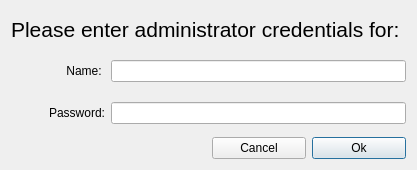
<?xml version="1.0" encoding="UTF-8"?>
<ui version="4.0">
 <class>AdministratorCredentials</class>
 <widget class="QDialog" name="AdministratorCredentials">
  <property name="geometry">
   <rect>
    <x>0</x>
    <y>0</y>
    <width>366</width>
    <height>170</height>
   </rect>
  </property>
  <property name="windowTitle">
   <string>Administrator Credentials Required</string>
  </property>
  <layout class="QGridLayout" name="gridLayout">
   <item row="0" column="0" colspan="4">
    <widget class="QLabel" name="label">
     <property name="sizePolicy">
      <sizepolicy hsizetype="Preferred" vsizetype="Preferred">
       <horstretch>0</horstretch>
       <verstretch>1</verstretch>
      </sizepolicy>
     </property>
     <property name="font">
      <font>
       <pointsize>16</pointsize>
      </font>
     </property>
     <property name="text">
      <string>Please enter administrator credentials for: </string>
     </property>
    </widget>
   </item>
   <item row="1" column="0">
    <widget class="QLabel" name="label_2">
     <property name="sizePolicy">
      <sizepolicy hsizetype="Preferred" vsizetype="MinimumExpanding">
       <horstretch>0</horstretch>
       <verstretch>1</verstretch>
      </sizepolicy>
     </property>
     <property name="text">
      <string>Name: </string>
     </property>
     <property name="alignment">
      <set>Qt::AlignRight|Qt::AlignTrailing|Qt::AlignVCenter</set>
     </property>
    </widget>
   </item>
   <item row="1" column="1" colspan="3">
    <widget class="QLineEdit" name="adminName">
     <property name="sizePolicy">
      <sizepolicy hsizetype="Expanding" vsizetype="Fixed">
       <horstretch>0</horstretch>
       <verstretch>0</verstretch>
      </sizepolicy>
     </property>
    </widget>
   </item>
   <item row="2" column="0">
    <widget class="QLabel" name="label_3">
     <property name="sizePolicy">
      <sizepolicy hsizetype="Preferred" vsizetype="MinimumExpanding">
       <horstretch>0</horstretch>
       <verstretch>1</verstretch>
      </sizepolicy>
     </property>
     <property name="text">
      <string>Password:</string>
     </property>
     <property name="alignment">
      <set>Qt::AlignRight|Qt::AlignTrailing|Qt::AlignVCenter</set>
     </property>
    </widget>
   </item>
   <item row="2" column="1" colspan="3">
    <widget class="QLineEdit" name="passwordLineEdit">
     <property name="sizePolicy">
      <sizepolicy hsizetype="Expanding" vsizetype="Fixed">
       <horstretch>0</horstretch>
       <verstretch>0</verstretch>
      </sizepolicy>
     </property>
     <property name="echoMode">
      <enum>QLineEdit::Password</enum>
     </property>
    </widget>
   </item>
   <item row="3" column="0" colspan="2">
    <spacer name="horizontalSpacer">
     <property name="orientation">
      <enum>Qt::Horizontal</enum>
     </property>
     <property name="sizeHint" stdset="0">
      <size>
       <width>158</width>
       <height>17</height>
      </size>
     </property>
    </spacer>
   </item>
   <item row="3" column="2">
    <widget class="QPushButton" name="cancelButton">
     <property name="sizePolicy">
      <sizepolicy hsizetype="Minimum" vsizetype="Fixed">
       <horstretch>0</horstretch>
       <verstretch>0</verstretch>
      </sizepolicy>
     </property>
     <property name="text">
      <string>Cancel</string>
     </property>
     <property name="autoDefault">
      <bool>false</bool>
     </property>
    </widget>
   </item>
   <item row="3" column="3">
    <widget class="QPushButton" name="authUserButton">
     <property name="sizePolicy">
      <sizepolicy hsizetype="Minimum" vsizetype="MinimumExpanding">
       <horstretch>0</horstretch>
       <verstretch>0</verstretch>
      </sizepolicy>
     </property>
     <property name="text">
      <string>Ok</string>
     </property>
     <property name="default">
      <bool>true</bool>
     </property>
    </widget>
   </item>
  </layout>
 </widget>
 <resources/>
 <connections/>
</ui>
